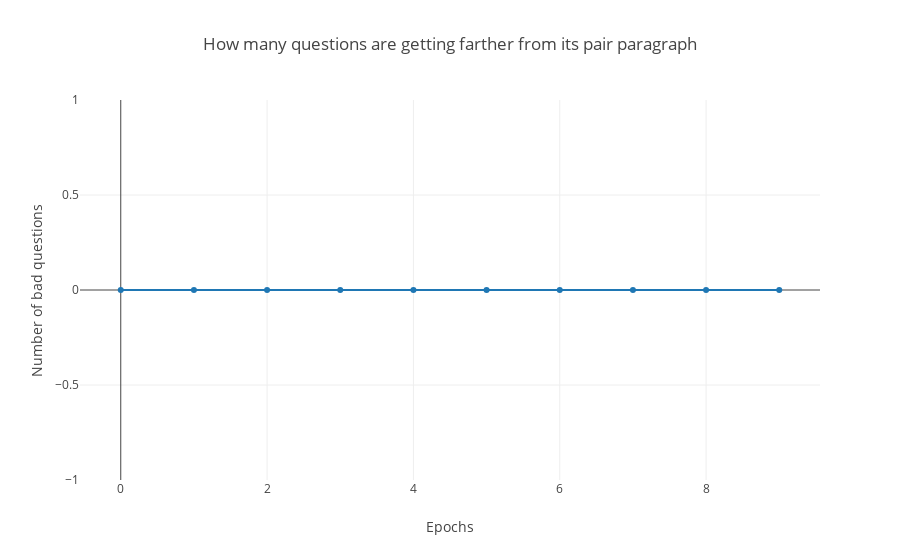

The code cell stored with this chart in its notebook:
### Code cell
"""
The idea here is that how many pairs we have that their distance are getting worse means that
they are getting farther. 
"""
number_of_bad_questions = []
set_bad_questions = set()
for i in range(1,num_of_epochs+1):
    bad_questions = np.where(my_dict[str(i)]['distance_from_after_model_q_to_p'] < 0)
    bad_questions = my_dict[str(i)]['distance_from_after_model_q_to_p'][bad_questions]
    number_of_bad_questions.append(bad_questions.shape[0])
    set_bad_questions.update(bad_questions)
    
df_farther = pd.DataFrame(data=number_of_bad_questions, columns=['number_of_bad_questions'])
trace = go.Scatter(
x = df_farther.index,
y = df_farther['number_of_bad_questions'],
mode = 'lines+markers')

layout = go.Layout(
    title='How many questions are getting farther from its pair paragraph',
    xaxis=dict(
        title='Epochs'
    ),
    yaxis=dict(
        title='Number of bad questions'
    )
)
fig =  go.Figure(data=[trace], layout=layout)
py.offline.iplot(fig)

### Figure 1 — Plotly figure (JSON) as saved in the notebook; plotly's stock layout.template omitted (floating-point values rounded to 4 significant figures)
{"data": [{"mode": "lines+markers", "type": "scatter", "x": [0, 1, 2, 3, 4, 5, 6, 7, 8, 9], "y": [0, 0, 0, 0, 0, 0, 0, 0, 0, 0]}], "layout": {"title": "How many questions are getting farther from its pair paragraph", "xaxis": {"title": "Epochs"}, "yaxis": {"title": "Number of bad questions"}}}
